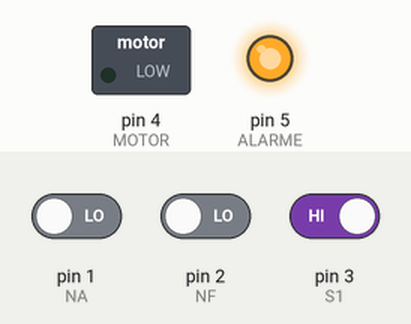
A sketch run on a simulated Arduino Uno, built with avr-gcc and run on an emulated ATmega328P. Parts: switched loads named in the sketch (green lamp = pin HIGH), output pins drawn as LEDs (lit = HIGH). Inputs (shaded band) come from the test bench; at power-on: pin 1 (NA) LOW, pin 3 (S1) HIGH, pin 2 (NF) LOW.

Above: at 0.8 s.
0.9 s: pin 1 (NA) driven HIGH and pin 3 (S1) driven LOW
At 1.2 s:
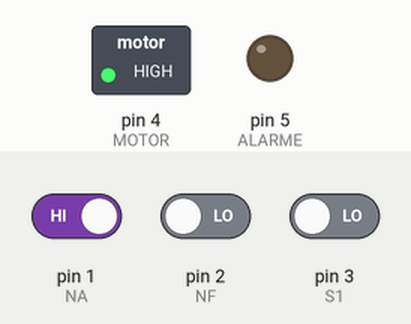
2.4 s: pin 2 (NF) driven HIGH
At 3.6 s:
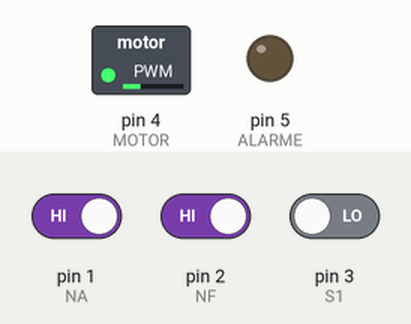
3.9 s: pin 3 (S1) driven HIGH
At 4.5 s:
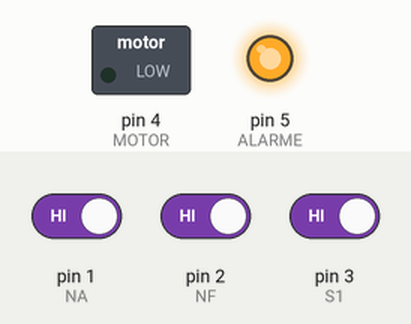
5.4 s: pin 3 (S1) driven LOW
At 6.1 s:
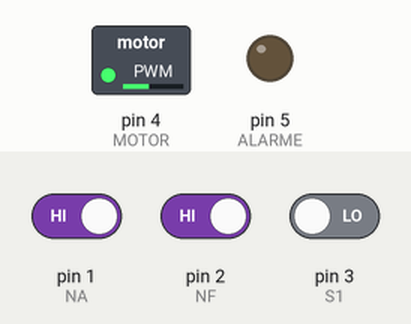
6.9 s: pin 2 (NF) driven LOW
At 8.0 s:
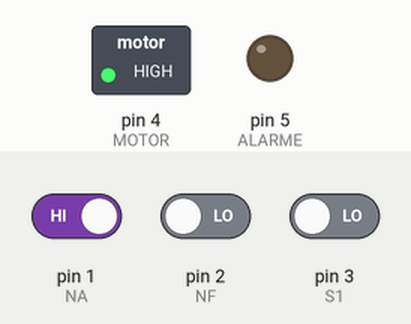
Timing chart, 0 to 9.4 s (numbered marks = the images above; inputs shaded):
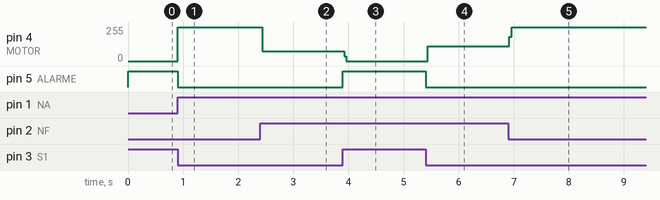

Measured:
- after the input at 0.9 s, pin 4 (MOTOR): 0/255 → 255/255 at once; pin 5 (ALARME): HIGH → LOW at once
- after the input at 2.4 s, pin 4 (MOTOR): 255/255 → 73/255 at once
- after the input at 3.9 s, pin 4 (MOTOR): 73/255 → 0/255 at once; pin 5 (ALARME): LOW → HIGH at once
- after the input at 5.4 s, pin 4 (MOTOR): 0/255 → 109/255 at once; pin 5 (ALARME): HIGH → LOW at once
- after the input at 6.9 s, pin 4 (MOTOR): 109/255 → 255/255 at once

The sketch:

Exercicio_1-Lista.ino
```cpp
#include <avr/io.h>

#define NA (1 << PD1)      // Botão LIGA
#define NF (1 << PD2)      // Botão DESLIGA
#define S1 (1 << PD3)      // Sensor de amontoamento
#define MOTOR (1 << PD4)   // Controle do motor
#define ALARME (1 << PD5)  // Controle do alarme

int main(void) {
    // Configurando as portas como saídas
    DDRD |= MOTOR;
    DDRD |= ALARME;

    // Configurando as portas como entradas
    DDRD &= ~S1;
    DDRD &= ~NA;
    DDRD &= ~NF;

    // Inicialmente, motor e alarme desligados
    PORTD &= ~MOTOR;
    PORTD &= ~ALARME;

    while (1) {
        // Verificar se o botão LIGA foi pressionado e o sensor S1 está LOW (sem amontoamento)
        if ((PIND & NA) && !(PIND & S1)) {
            // Liga motor
            PORTD |= MOTOR;
            // Desliga alarme, se estiver ligado
            PORTD &= ~ALARME;
        }

        // Verificar se o botão DESLIGA foi pressionado
        if (PIND & NF) {
            // Desliga motor
            PORTD &= ~MOTOR;
        }

        // Verificar se o sensor S1 detectou amontoamento
        if (PIND & S1) {
            // Desliga motor e liga alarme
            PORTD &= ~MOTOR;
            PORTD |= ALARME;
        }
    }

    return 0;
}
```
